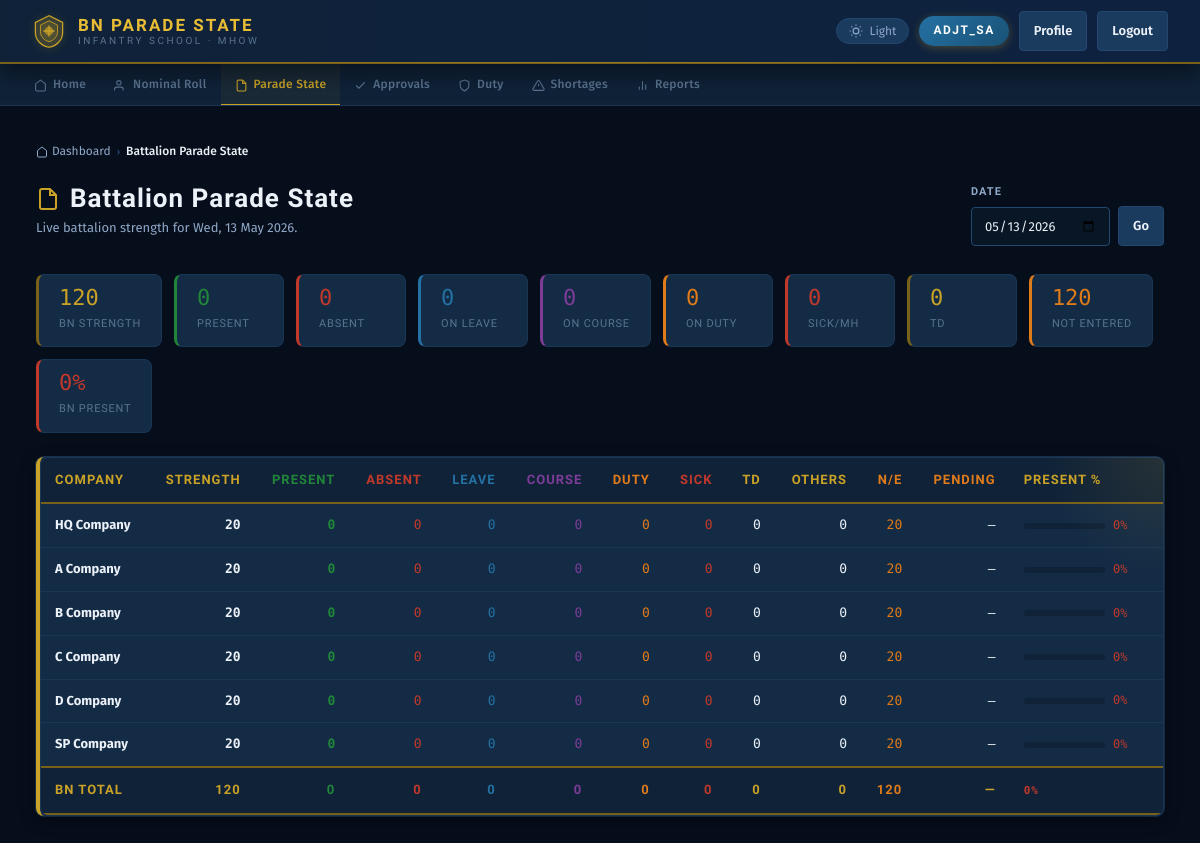
Page /adjt_sa/battalion_parade_state.php (signed in) on the committed database.
### tables this page shows
CREATE TABLE companies (
    id INT AUTO_INCREMENT PRIMARY KEY,
    company_name VARCHAR(100) NOT NULL,
    short_name VARCHAR(20) NOT NULL,
    is_active TINYINT DEFAULT 1
);

### adjt_sa/battalion_parade_state.php (the view, shortened to what this page needs)
<?php
include("../config/db.php");
function h($v) { return htmlspecialchars((string)$v, ENT_QUOTES, 'UTF-8'); }
$today    = date("Y-m-d");
$viewDate = $_GET["date"] ?? $today;
$companies = mysqli_fetch_all(mysqli_query($conn,
    "SELECT c.id, c.company_name, c.short_name,
            COUNT(DISTINCT p.id) AS total_serving,
            SUM(a.status='Present') AS present,
            SUM(a.status='Absent') AS absent,
            SUM(a.status='Leave') AS on_leave,
            SUM(a.status='Course') AS on_course,
            SUM(a.status='Duty') AS on_duty,
            SUM(a.status IN ('Sick Report','MH')) AS sick,
            SUM(a.status='TD') AS td,
            SUM(a.status IN ('Attached Out','Other')) AS others,
            SUM(a.status IS NULL AND p.id IS NOT NULL) AS not_entered,
            SUM(a.approval_status='Pending') AS pending_approval
     FROM companies c
     LEFT JOIN personnel p ON p.company_id=c.id AND p.service_status='Serving'
     LEFT JOIN attendance a ON a.personnel_id=p.id AND a.attendance_date='$viewDate'
     WHERE c.is_active=1
     GROUP BY c.id, c.company_name, c.short_name
     ORDER BY c.id"), MYSQLI_ASSOC);
$totals = array_fill_keys(['total_serving','present','absent','on_leave','on_course','on_duty','sick','td','others','not_entered','pending_approval'], 0);
foreach ($companies as $r) foreach (array_keys($totals) as $k) $totals[$k] += (int)$r[$k];
$bnPct = $totals['total_serving']>0 ? round($totals['present']/$totals['total_serving']*100) : 0;
$pendingCount = (int)mysqli_fetch_row(mysqli_query($conn,
    "SELECT COUNT(*) FROM attendance WHERE approval_status='Pending' AND attendance_date='$viewDate'"))[0];
?>
<!DOCTYPE html>
<html lang="en">
<head>
    <link rel="stylesheet" href="../assets/css/style.css">
</head>
<body>
<?php include("../includes/topbar.php"); ?>
<main id="main-content" class="container wide-container">
    <nav class="breadcrumb" aria-label="Breadcrumb">
        <a href="../dashboard.php"><svg width="12" height="12" viewBox="0 0 24 24" fill="none" stroke="currentColor" stroke-width="2"><path d="M3 9l9-7 9 7v11a2 2 0 01-2 2H5a2 2 0 01-2-2z"/></svg> Dashboard</a>
        <span class="breadcrumb-sep">›</span>
        <span class="breadcrumb-current">Battalion Parade State</span>
    </nav>
    <div class="page-header-row">
        <div class="page-header">
            <h1><svg viewBox="0 0 24 24" fill="none" stroke="currentColor" stroke-width="2"><path d="M14 2H6a2 2 0 00-2 2v16a2 2 0 002 2h12a2 2 0 002-2V8z"/><polyline points="14 2 14 8 20 8"/></svg>Battalion Parade State</h1>
            <p class="page-sub">Live battalion strength for <?php echo h(date('D, d M Y', strtotime($viewDate))); ?>.
            </p>
        </div>
        <div style="display:flex;gap:10px;align-items:flex-end;flex-wrap:wrap;">
            <form method="GET" style="display:flex;gap:8px;align-items:flex-end;">
                <div class="tf"><label for="v-date" style="font-size:11px;">Date</label>
                <input type="date" id="v-date" name="date" value="<?php echo h($viewDate); ?>" style="min-height:38px;margin:0;"></div>
                <button class="btn secondary" type="submit">Go</button>
            </form>
        </div>
    </div>
    <div class="summary-tiles">
        <div class="summary-tile"><strong><?php echo $totals['total_serving']; ?></strong><span>BN Strength</span></div>
        <div class="summary-tile green"><strong><?php echo $totals['present']; ?></strong><span>Present</span></div>
        <div class="summary-tile red"><strong><?php echo $totals['absent']; ?></strong><span>Absent</span></div>
        <div class="summary-tile blue"><strong><?php echo $totals['on_leave']; ?></strong><span>On Leave</span></div>
        <div class="summary-tile purple"><strong><?php echo $totals['on_course']; ?></strong><span>On Course</span></div>
        <div class="summary-tile orange"><strong><?php echo $totals['on_duty']; ?></strong><span>On Duty</span></div>
        <div class="summary-tile red"><strong><?php echo $totals['sick']; ?></strong><span>Sick/MH</span></div>
        <div class="summary-tile"><strong><?php echo $totals['td']; ?></strong><span>TD</span></div>
        <div class="summary-tile orange"><strong><?php echo $totals['not_entered']; ?></strong><span>Not Entered</span></div>
        <div class="summary-tile" style="border-left-color:<?php echo $bnPct>=80?'var(--status-present)':($bnPct>=60?'var(--saffron)':'var(--status-absent)'); ?>">
            <strong style="color:<?php echo $bnPct>=80?'var(--status-present)':($bnPct>=60?'var(--saffron)':'var(--status-absent)'); ?>"><?php echo $bnPct; ?>%</strong>
            <span>BN Present</span>
        </div>
    </div>
    <?php if (empty($companies)): ?>
    <div class="panel">
        <div class="empty-state">
            <svg viewBox="0 0 24 24" fill="none" stroke="currentColor" stroke-width="1.5"><path d="M17 21v-2a4 4 0 00-4-4H5a4 4 0 00-4 4v2"/><circle cx="9" cy="7" r="4"/></svg>
            <h3>No Data</h3>
            <p>No companies found. Please configure the battalion structure.</p>
        </div>
    </div>
    <?php else: ?>
    <div class="panel" style="padding:0;overflow:hidden;">
        <div class="table-wrap">
            <table aria-label="Battalion parade state">
                <thead>
                    <tr>
                        <th>Company</th>
                        <th class="num">Strength</th>
                        <th class="num text-green">Present</th>
                        <th class="num text-red">Absent</th>
                        <th class="num text-blue">Leave</th>
                        <th class="num text-purple">Course</th>
                        <th class="num text-orange">Duty</th>
                        <th class="num text-red">Sick</th>
                        <th class="num">TD</th>
                        <th class="num">Others</th>
                        <th class="num text-orange">N/E</th>
                        <th class="num text-orange">Pending</th>
                        <th>Present %</th>
                    </tr>
                </thead>
                <tbody>
                <?php foreach ($companies as $c):
                    $pct = $c['total_serving']>0 ? round($c['present']/$c['total_serving']*100) : 0;
                    $pctColor = $pct>=80?'var(--status-present)':($pct>=60?'var(--saffron)':'var(--status-absent)');
                ?>
                <tr>
                    <td><strong><?php echo h($c['company_name']); ?></strong></td>
                    <td class="num fw-bold"><?php echo (int)$c['total_serving']; ?></td>
                    <td class="num text-green fw-bold"><?php echo (int)$c['present']; ?></td>
                    <td class="num text-red"><?php echo (int)$c['absent']; ?></td>
                    <td class="num text-blue"><?php echo (int)$c['on_leave']; ?></td>
                    <td class="num text-purple"><?php echo (int)$c['on_course']; ?></td>
                    <td class="num text-orange"><?php echo (int)$c['on_duty']; ?></td>
                    <td class="num text-red"><?php echo (int)$c['sick']; ?></td>
                    <td class="num"><?php echo (int)$c['td']; ?></td>
                    <td class="num"><?php echo (int)$c['others']; ?></td>
                    <td class="num text-orange"><?php echo (int)$c['not_entered']; ?></td>
                    <td class="num"><?php echo $c['pending_approval']>0 ? '<span style="color:var(--saffron);font-weight:700;">'.(int)$c['pending_approval'].'</span>' : '—'; ?></td>
                    <td>
                        <div class="strength-bar-cell">
                            <div class="progress-bar"><div class="progress-fill" style="width:<?php echo $pct; ?>%;background:<?php echo $pctColor; ?>;"></div></div>
                            <span class="strength-pct" style="color:<?php echo $pctColor; ?>"><?php echo $pct; ?>%</span>
                        </div>
                    </td>
                </tr>
                <?php endforeach; ?>
                </tbody>
                <tfoot>
                    <tr style="background:var(--bg-elevated);border-top:2px solid var(--gold-muted);">
                        <th>BN Total</th>
                        <th class="num"><?php echo $totals['total_serving']; ?></th>
                        <th class="num text-green"><?php echo $totals['present']; ?></th>
                        <th class="num text-red"><?php echo $totals['absent']; ?></th>
                        <th class="num text-blue"><?php echo $totals['on_leave']; ?></th>
                        <th class="num text-purple"><?php echo $totals['on_course']; ?></th>
                        <th class="num text-orange"><?php echo $totals['on_duty']; ?></th>
                        <th class="num text-red"><?php echo $totals['sick']; ?></th>
                        <th class="num"><?php echo $totals['td']; ?></th>
                        <th class="num"><?php echo $totals['others']; ?></th>
                        <th class="num text-orange"><?php echo $totals['not_entered']; ?></th>
                        <th class="num"><?php echo $totals['pending_approval']>0?'<span style="color:var(--saffron);font-weight:700;">'.$totals['pending_approval'].'</span>':'—'; ?></th>
                        <th><span class="mono-sm" style="color:<?php echo $bnPct>=80?'var(--status-present)':($bnPct>=60?'var(--saffron)':'var(--status-absent)'); ?>"><?php echo $bnPct; ?>%</span></th>
                    </tr>
                </tfoot>
            </table>
        </div>
    </div>
    <?php endif; ?>
</main>
</body>
</html>

### rows in the picture
companies: company_name "HQ Company", total_serving "20", present "0", absent "0", on_leave "0", on_course "0", on_duty "0", sick "0", td "0", others "0", not_entered "20", pct "0"
companies: company_name "A Company", total_serving "20", present "0", absent "0", on_leave "0", on_course "0", on_duty "0", sick "0", td "0", others "0", not_entered "20", pct "0"
companies: company_name "B Company", total_serving "20", present "0", absent "0", on_leave "0", on_course "0", on_duty "0", sick "0", td "0", others "0", not_entered "20", pct "0"
companies: company_name "C Company", total_serving "20", present "0", absent "0", on_leave "0", on_course "0", on_duty "0", sick "0", td "0", others "0", not_entered "20", pct "0"
companies: company_name "D Company", total_serving "20", present "0", absent "0", on_leave "0", on_course "0", on_duty "0", sick "0", td "0", others "0", not_entered "20", pct "0"
companies: company_name "SP Company", total_serving "20", present "0", absent "0", on_leave "0", on_course "0", on_duty "0", sick "0", td "0", others "0", not_entered "20", pct "0"

### other values in the picture
$_roleH "ADJT_SA"
$_item[2] "Home"
$_item[2] "Nominal Roll"
$_item[2] "Parade State"
$_item[2] "Approvals"
$_item[2] "Duty"
$_item[2] "Shortages"
$_item[2] "Reports"
$totals['total_serving'] "120"
$totals['present'] "0"
$totals['absent'] "0"
$totals['on_leave'] "0"
$totals['on_course'] "0"
$totals['on_duty'] "0"
$totals['sick'] "0"
